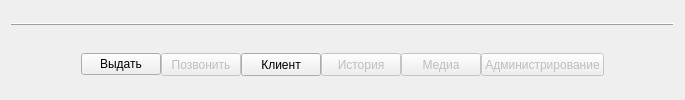
      <widget class="QWidget" name="botToolbar" native="true">
       <property name="minimumSize">
        <size>
         <width>0</width>
         <height>60</height>
        </size>
       </property>
       <property name="contextMenuPolicy">
        <enum>Qt::NoContextMenu</enum>
       </property>
       <layout class="QGridLayout" name="gridLayout_5" rowstretch="0,0" rowminimumheight="0,0">
        <property name="verticalSpacing">
         <number>15</number>
        </property>
        <item row="0" column="0">
         <widget class="QFrame" name="frame">
          <property name="frameShape">
           <enum>QFrame::HLine</enum>
          </property>
          <property name="frameShadow">
           <enum>QFrame::Raised</enum>
          </property>
         </widget>
        </item>
        <item row="1" column="0">
         <layout class="QGridLayout" name="gridLayout_3" columnstretch="0,1,0,1,0" rowminimumheight="0" columnminimumwidth="0,0,0,0,0">
          <property name="sizeConstraint">
           <enum>QLayout::SetMinimumSize</enum>
          </property>
          <item row="0" column="0">
           <layout class="QGridLayout" name="LeftGridLayout_2" columnstretch="0">
            <property name="sizeConstraint">
             <enum>QLayout::SetDefaultConstraint</enum>
            </property>
           </layout>
          </item>
          <item row="0" column="2">
           <layout class="QGridLayout" name="CentralGridLayout_2">
            <property name="sizeConstraint">
             <enum>QLayout::SetDefaultConstraint</enum>
            </property>
            <item row="0" column="1">
             <widget class="QPushButton" name="buttonCall">
              <property name="enabled">
               <bool>false</bool>
              </property>
              <property name="sizePolicy">
               <sizepolicy hsizetype="Minimum" vsizetype="Fixed">
                <horstretch>0</horstretch>
                <verstretch>0</verstretch>
               </sizepolicy>
              </property>
              <property name="minimumSize">
               <size>
                <width>0</width>
                <height>23</height>
               </size>
              </property>
              <property name="text">
               <string>Позвонить</string>
              </property>
             </widget>
            </item>
            <item row="0" column="4">
             <widget class="QPushButton" name="buttonMedia">
              <property name="enabled">
               <bool>false</bool>
              </property>
              <property name="sizePolicy">
               <sizepolicy hsizetype="Minimum" vsizetype="Fixed">
                <horstretch>0</horstretch>
                <verstretch>0</verstretch>
               </sizepolicy>
              </property>
              <property name="minimumSize">
               <size>
                <width>0</width>
                <height>23</height>
               </size>
              </property>
              <property name="text">
               <string>Медиа</string>
              </property>
             </widget>
            </item>
            <item row="0" column="3">
             <widget class="QPushButton" name="buttonHistory">
              <property name="enabled">
               <bool>false</bool>
              </property>
              <property name="sizePolicy">
               <sizepolicy hsizetype="Minimum" vsizetype="Fixed">
                <horstretch>0</horstretch>
                <verstretch>0</verstretch>
               </sizepolicy>
              </property>
              <property name="minimumSize">
               <size>
                <width>0</width>
                <height>23</height>
               </size>
              </property>
              <property name="text">
               <string>История</string>
              </property>
             </widget>
            </item>
            <item row="0" column="5">
             <widget class="QPushButton" name="buttonAdm">
              <property name="enabled">
               <bool>false</bool>
              </property>
              <property name="sizePolicy">
               <sizepolicy hsizetype="Minimum" vsizetype="Fixed">
                <horstretch>0</horstretch>
                <verstretch>0</verstretch>
               </sizepolicy>
              </property>
              <property name="minimumSize">
               <size>
                <width>0</width>
                <height>23</height>
               </size>
              </property>
              <property name="text">
               <string>Администрирование</string>
              </property>
             </widget>
            </item>
            <item row="0" column="2">
             <widget class="QPushButton" name="buttonClientCard">
              <property name="enabled">
               <bool>true</bool>
              </property>
              <property name="sizePolicy">
               <sizepolicy hsizetype="Minimum" vsizetype="Fixed">
                <horstretch>0</horstretch>
                <verstretch>0</verstretch>
               </sizepolicy>
              </property>
              <property name="minimumSize">
               <size>
                <width>0</width>
                <height>23</height>
               </size>
              </property>
              <property name="text">
               <string>Клиент</string>
              </property>
             </widget>
            </item>
            <item row="0" column="0">
             <widget class="QPushButton" name="pushButtonGetout">
              <property name="text">
               <string>Выдать</string>
              </property>
             </widget>
            </item>
           </layout>
          </item>
          <item row="0" column="1">
           <spacer name="horizontalSpacer_1">
            <property name="orientation">
             <enum>Qt::Horizontal</enum>
            </property>
            <property name="sizeType">
             <enum>QSizePolicy::MinimumExpanding</enum>
            </property>
            <property name="sizeHint" stdset="0">
             <size>
              <width>70</width>
              <height>20</height>
             </size>
            </property>
           </spacer>
          </item>
          <item row="0" column="3">
           <spacer name="horizontalSpacer_2">
            <property name="orientation">
             <enum>Qt::Horizontal</enum>
            </property>
            <property name="sizeType">
             <enum>QSizePolicy::Expanding</enum>
            </property>
            <property name="sizeHint" stdset="0">
             <size>
              <width>70</width>
              <height>20</height>
             </size>
            </property>
           </spacer>
          </item>
          <item row="0" column="4">
           <layout class="QGridLayout" name="RightGridLayout_2">
            <property name="sizeConstraint">
             <enum>QLayout::SetDefaultConstraint</enum>
            </property>
           </layout>
          </item>
         </layout>
        </item>
       </layout>
      </widget>
